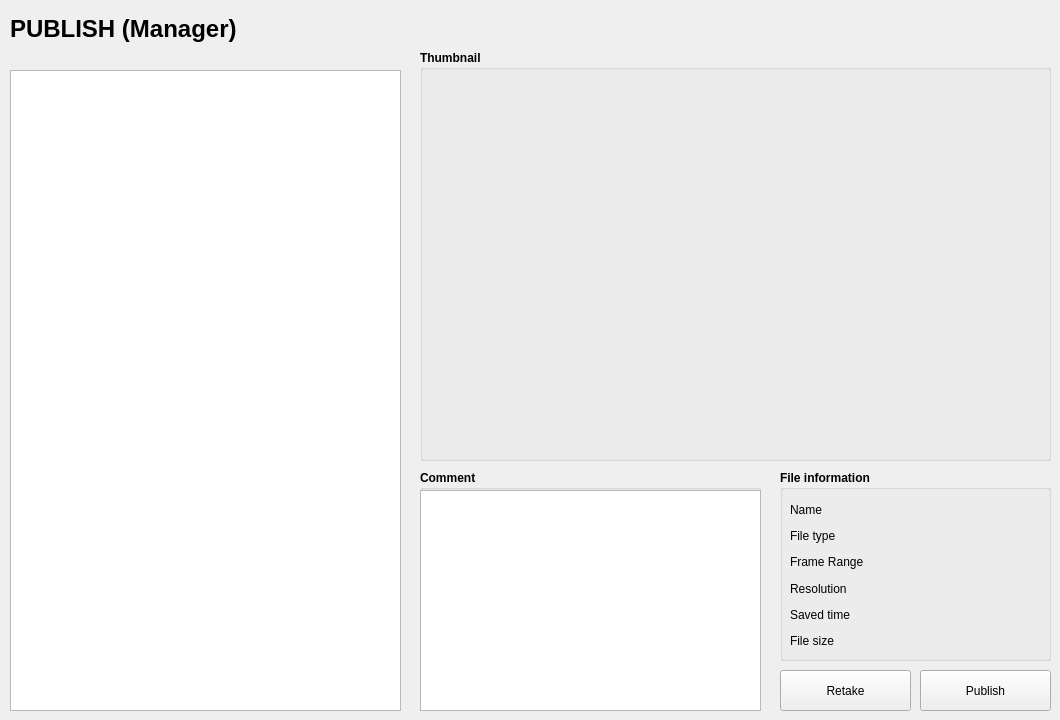
   <widget class="QWidget" name="tab_pub">
    <attribute name="title">
     <string>PUB</string>
    </attribute>
    <widget class="QGroupBox" name="groupBox_shot_file_info_3">
     <property name="geometry">
      <rect>
       <x>780</x>
       <y>470</y>
       <width>271</width>
       <height>191</height>
      </rect>
     </property>
     <property name="font">
      <font>
       <bold>true</bold>
       <underline>false</underline>
       <strikeout>false</strikeout>
      </font>
     </property>
     <property name="title">
      <string>File information</string>
     </property>
     <property name="flat">
      <bool>false</bool>
     </property>
     <property name="checkable">
      <bool>false</bool>
     </property>
     <widget class="QWidget" name="verticalLayoutWidget_9">
      <property name="geometry">
       <rect>
        <x>10</x>
        <y>30</y>
        <width>74</width>
        <height>151</height>
       </rect>
      </property>
      <layout class="QVBoxLayout" name="verticalLayout_11">
       <item>
        <widget class="QLabel" name="label_34">
         <property name="font">
          <font>
           <pointsize>9</pointsize>
           <bold>false</bold>
           <underline>false</underline>
           <strikeout>false</strikeout>
          </font>
         </property>
         <property name="text">
          <string>Name</string>
         </property>
        </widget>
       </item>
       <item>
        <widget class="QLabel" name="label_35">
         <property name="font">
          <font>
           <pointsize>9</pointsize>
           <bold>false</bold>
           <underline>false</underline>
           <strikeout>false</strikeout>
          </font>
         </property>
         <property name="text">
          <string>File type</string>
         </property>
        </widget>
       </item>
       <item>
        <widget class="QLabel" name="label_36">
         <property name="font">
          <font>
           <pointsize>9</pointsize>
           <bold>false</bold>
           <underline>false</underline>
           <strikeout>false</strikeout>
          </font>
         </property>
         <property name="text">
          <string>Frame Range </string>
         </property>
        </widget>
       </item>
       <item>
        <widget class="QLabel" name="label_37">
         <property name="font">
          <font>
           <pointsize>9</pointsize>
           <bold>false</bold>
           <underline>false</underline>
           <strikeout>false</strikeout>
          </font>
         </property>
         <property name="text">
          <string>Resolution</string>
         </property>
        </widget>
       </item>
       <item>
        <widget class="QLabel" name="label_38">
         <property name="font">
          <font>
           <pointsize>9</pointsize>
           <bold>false</bold>
           <underline>false</underline>
           <strikeout>false</strikeout>
          </font>
         </property>
         <property name="text">
          <string>Saved time</string>
         </property>
        </widget>
       </item>
       <item>
        <widget class="QLabel" name="label_39">
         <property name="font">
          <font>
           <pointsize>9</pointsize>
           <bold>false</bold>
           <underline>false</underline>
           <strikeout>false</strikeout>
          </font>
         </property>
         <property name="text">
          <string>File size</string>
         </property>
        </widget>
       </item>
      </layout>
     </widget>
     <widget class="QWidget" name="verticalLayoutWidget_10">
      <property name="geometry">
       <rect>
        <x>90</x>
        <y>30</y>
        <width>171</width>
        <height>151</height>
       </rect>
      </property>
      <layout class="QVBoxLayout" name="verticalLayout_12">
       <item>
        <widget class="QLabel" name="label_pub_filename">
         <property name="font">
          <font>
           <pointsize>9</pointsize>
           <bold>false</bold>
           <underline>false</underline>
           <strikeout>false</strikeout>
          </font>
         </property>
         <property name="text">
          <string/>
         </property>
        </widget>
       </item>
       <item>
        <widget class="QLabel" name="label_pub_filetype">
         <property name="font">
          <font>
           <pointsize>9</pointsize>
           <bold>false</bold>
           <underline>false</underline>
           <strikeout>false</strikeout>
          </font>
         </property>
         <property name="text">
          <string/>
         </property>
        </widget>
       </item>
       <item>
        <widget class="QLabel" name="label_pub_framerange">
         <property name="font">
          <font>
           <pointsize>9</pointsize>
           <bold>false</bold>
           <underline>false</underline>
           <strikeout>false</strikeout>
          </font>
         </property>
         <property name="text">
          <string/>
         </property>
        </widget>
       </item>
       <item>
        <widget class="QLabel" name="label_pub_resolution">
         <property name="font">
          <font>
           <pointsize>9</pointsize>
           <bold>false</bold>
           <underline>false</underline>
           <strikeout>false</strikeout>
          </font>
         </property>
         <property name="text">
          <string/>
         </property>
        </widget>
       </item>
       <item>
        <widget class="QLabel" name="label_pub_savedtime">
         <property name="font">
          <font>
           <pointsize>9</pointsize>
           <bold>false</bold>
           <underline>false</underline>
           <strikeout>false</strikeout>
          </font>
         </property>
         <property name="text">
          <string/>
         </property>
        </widget>
       </item>
       <item>
        <widget class="QLabel" name="label_pub_filesize">
         <property name="font">
          <font>
           <pointsize>9</pointsize>
           <bold>false</bold>
           <underline>false</underline>
           <strikeout>false</strikeout>
          </font>
         </property>
         <property name="text">
          <string/>
         </property>
        </widget>
       </item>
      </layout>
     </widget>
    </widget>
    <widget class="QPushButton" name="pushButton_pub_publish">
     <property name="geometry">
      <rect>
       <x>920</x>
       <y>670</y>
       <width>131</width>
       <height>41</height>
      </rect>
     </property>
     <property name="text">
      <string>Publish</string>
     </property>
    </widget>
    <widget class="QGroupBox" name="groupBox_shot_comment_4">
     <property name="geometry">
      <rect>
       <x>420</x>
       <y>470</y>
       <width>341</width>
       <height>241</height>
      </rect>
     </property>
     <property name="font">
      <font>
       <bold>true</bold>
       <underline>false</underline>
       <strikeout>false</strikeout>
      </font>
     </property>
     <property name="title">
      <string>Comment</string>
     </property>
     <property name="flat">
      <bool>false</bool>
     </property>
     <property name="checkable">
      <bool>false</bool>
     </property>
     <widget class="QPlainTextEdit" name="plainTextEdit_pub_comment">
      <property name="geometry">
       <rect>
        <x>0</x>
        <y>20</y>
        <width>341</width>
        <height>221</height>
       </rect>
      </property>
      <property name="plainText">
       <string/>
      </property>
     </widget>
    </widget>
    <widget class="QGroupBox" name="groupBox_shot_comment_5">
     <property name="geometry">
      <rect>
       <x>420</x>
       <y>50</y>
       <width>631</width>
       <height>411</height>
      </rect>
     </property>
     <property name="font">
      <font>
       <bold>true</bold>
       <underline>false</underline>
       <strikeout>false</strikeout>
      </font>
     </property>
     <property name="title">
      <string>Thumbnail</string>
     </property>
     <property name="flat">
      <bool>false</bool>
     </property>
     <property name="checkable">
      <bool>false</bool>
     </property>
     <widget class="QLabel" name="label_shot_comment_4">
      <property name="geometry">
       <rect>
        <x>10</x>
        <y>30</y>
        <width>211</width>
        <height>141</height>
       </rect>
      </property>
      <property name="text">
       <string/>
      </property>
     </widget>
     <widget class="QLabel" name="label_pub_thumbnail">
      <property name="geometry">
       <rect>
        <x>0</x>
        <y>20</y>
        <width>631</width>
        <height>391</height>
       </rect>
      </property>
      <property name="text">
       <string/>
      </property>
     </widget>
    </widget>
    <widget class="QLabel" name="label_mytask_filepath_2">
     <property name="geometry">
      <rect>
       <x>10</x>
       <y>8</y>
       <width>521</width>
       <height>41</height>
      </rect>
     </property>
     <property name="font">
      <font>
       <pointsize>18</pointsize>
       <bold>true</bold>
      </font>
     </property>
     <property name="text">
      <string>PUBLISH (Manager)</string>
     </property>
    </widget>
    <widget class="QTreeWidget" name="treeWidget_pub_list">
     <property name="geometry">
      <rect>
       <x>10</x>
       <y>70</y>
       <width>391</width>
       <height>641</height>
      </rect>
     </property>
     <property name="font">
      <font>
       <pointsize>10</pointsize>
       <bold>true</bold>
      </font>
     </property>
     <attribute name="headerVisible">
      <bool>false</bool>
     </attribute>
     <column>
      <property name="text">
       <string notr="true">1</string>
      </property>
     </column>
    </widget>
    <widget class="QPushButton" name="pushButton_pub_retake">
     <property name="geometry">
      <rect>
       <x>780</x>
       <y>670</y>
       <width>131</width>
       <height>41</height>
      </rect>
     </property>
     <property name="text">
      <string>Retake</string>
     </property>
    </widget>
   </widget>
